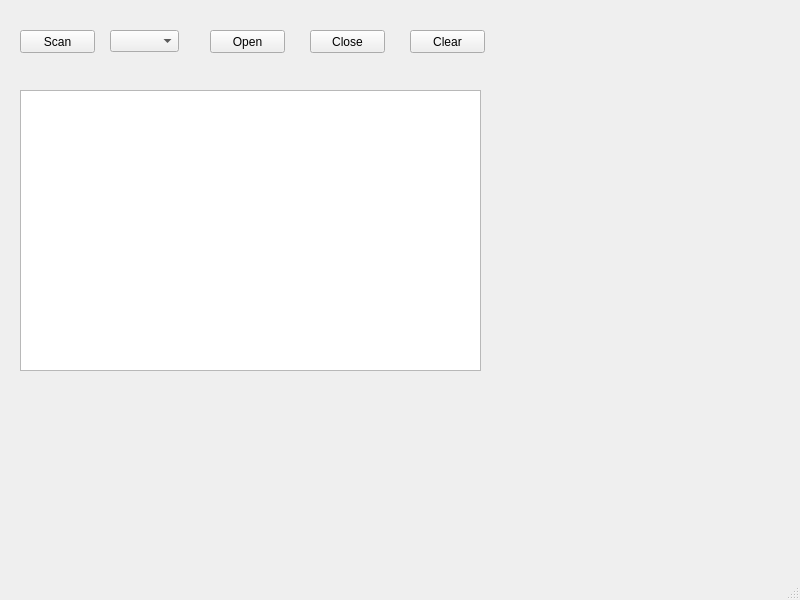
<?xml version="1.0" encoding="UTF-8"?>
<ui version="4.0">
 <class>MainWindow</class>
 <widget class="QMainWindow" name="MainWindow">
  <property name="geometry">
   <rect>
    <x>0</x>
    <y>0</y>
    <width>800</width>
    <height>600</height>
   </rect>
  </property>
  <property name="windowTitle">
   <string>MainWindow</string>
  </property>
  <widget class="QWidget" name="centralwidget">
   <widget class="QPushButton" name="btnOpenUART">
    <property name="geometry">
     <rect>
      <x>210</x>
      <y>30</y>
      <width>75</width>
      <height>23</height>
     </rect>
    </property>
    <property name="text">
     <string>Open</string>
    </property>
   </widget>
   <widget class="QComboBox" name="cbUartList">
    <property name="geometry">
     <rect>
      <x>110</x>
      <y>30</y>
      <width>69</width>
      <height>22</height>
     </rect>
    </property>
   </widget>
   <widget class="QPushButton" name="btnScanUART">
    <property name="geometry">
     <rect>
      <x>20</x>
      <y>30</y>
      <width>75</width>
      <height>23</height>
     </rect>
    </property>
    <property name="text">
     <string>Scan</string>
    </property>
   </widget>
   <widget class="QPushButton" name="btnCloseUART">
    <property name="geometry">
     <rect>
      <x>310</x>
      <y>30</y>
      <width>75</width>
      <height>23</height>
     </rect>
    </property>
    <property name="text">
     <string>Close</string>
    </property>
   </widget>
   <widget class="QTextEdit" name="textEditUART">
    <property name="geometry">
     <rect>
      <x>20</x>
      <y>90</y>
      <width>461</width>
      <height>281</height>
     </rect>
    </property>
   </widget>
   <widget class="QPushButton" name="btnClear">
    <property name="geometry">
     <rect>
      <x>410</x>
      <y>30</y>
      <width>75</width>
      <height>23</height>
     </rect>
    </property>
    <property name="text">
     <string>Clear</string>
    </property>
   </widget>
  </widget>
  <widget class="QMenuBar" name="menubar">
   <property name="geometry">
    <rect>
     <x>0</x>
     <y>0</y>
     <width>800</width>
     <height>23</height>
    </rect>
   </property>
  </widget>
  <widget class="QStatusBar" name="statusbar"/>
 </widget>
 <resources/>
 <connections/>
</ui>
